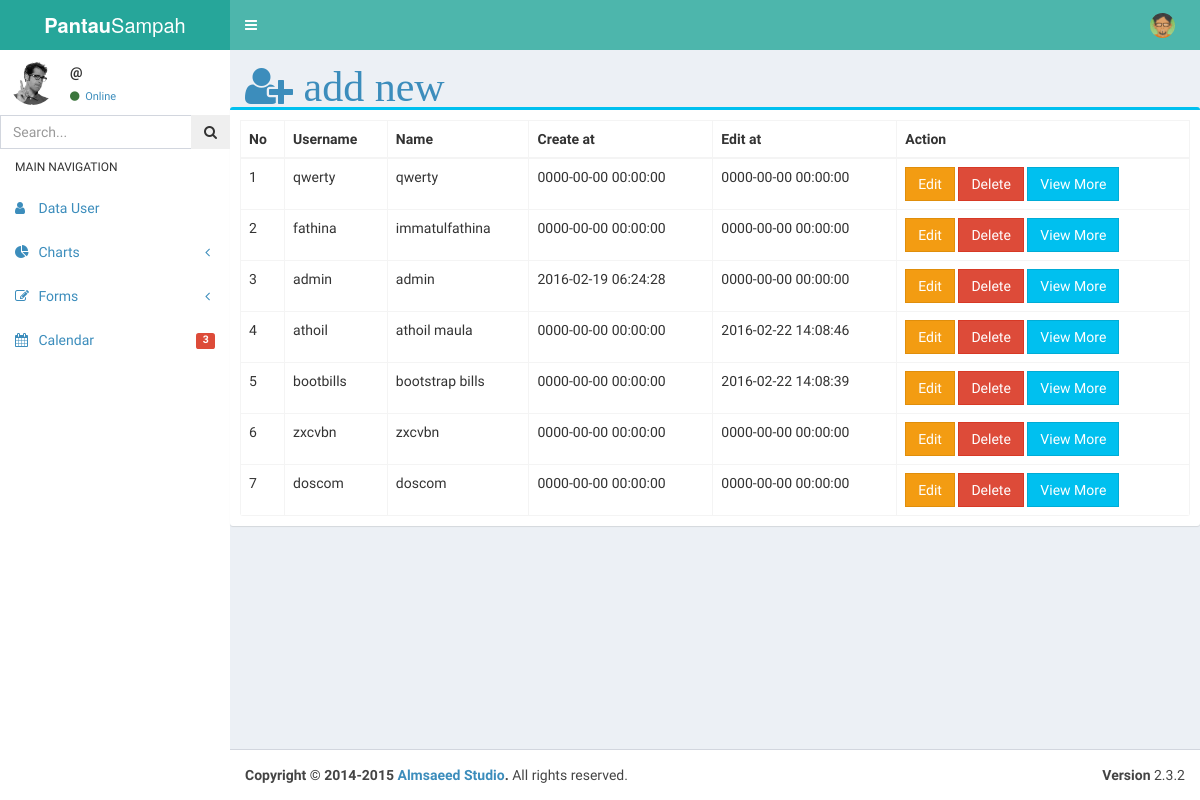
/index.php/crud, run on the app's committed database.
### tables this page shows
CREATE TABLE IF NOT EXISTS `user` (
  `id` int(11) NOT NULL AUTO_INCREMENT,
  `nama` varchar(50) NOT NULL,
  `username` varchar(50) NOT NULL,
  `password` varchar(50) NOT NULL,
  `email` varchar(50) NOT NULL,
  `bio` text NOT NULL,
  `born_date` date NOT NULL,
  `gender` varchar(8) DEFAULT NULL,
  `file` varchar(200) DEFAULT NULL,
  `ext` varchar(8) DEFAULT NULL,
  `input_total` double NOT NULL,
  `role_id` int(2) NOT NULL,
  `create_at` timestamp NOT NULL DEFAULT CURRENT_TIMESTAMP,
  `edit_at` timestamp NOT NULL DEFAULT '0000-00-00 00:00:00',
  PRIMARY KEY (`id`),
  KEY `role_id` (`role_id`)
);

### application/controllers/Crud.php (called while the page is built, shortened)
<?php
class crud extends CI_Controller
{
	function __construct()
	{
		$this->load->library('form_validation');
		$this->load->model('crudmodel');
	}
	public function index()
	{
		$data['get_data'] = $this->crudmodel->view();
		$this->load->view('templateadmin/tableuser', $data);
	}
}

### index.php (called while the page is built, shortened)
<?php
require_once BASEPATH.'core/CodeIgniter.php';

### application/models/Crudmodel.php (called while the page is built, shortened)
<?php
class crudmodel extends CI_Model
{
	public function view()
	{
		$query = $this->db->get('user');
		return $query->result();
	}
}

### application/views/templateadmin/tableuser.php (the view, shortened to what this page needs)
<?php $this->load->view('templateadmin/header'); ?>
<?php $this->load->view('templateadmin/sidebar') ?>
<div class="content-wrapper">
  <div class="content-header">
      <a href="<?php echo site_url('crud/add') ?>" class="fa fa-user-plus fa-3x"> add new</a>
  </div>
  <div class="box box-info">
            <div class="box-body">
              <div class="box-body table-responsive no-padding">
                <table class="table table-bordered table-hover">
                  <thead>
                  <tr>
                    <th>No</th>
                    <th>Username</th>
                    <th>Name</th>
                    <th>Create at</th>
                    <th>Edit at</th>
                    <th>Action</th>
                  </tr>
                  </thead>
                  <tbody>
                  <?php   $no = 0;
                          foreach ($get_data as $row) {
                          $no++;
                   ?>
					        <tr>
                    <td><?php echo $no ?></td>
					          <td><?php echo $row->username; ?></td>
					          <td><?php echo $row->nama; ?></td>
					          <td><?php echo $row->create_at; ?></td>
                    <td><?php echo $row->edit_at; ?></td>
					          <td>
					          	<a href="<?php echo site_url('crud/edit/'.$row->id);?>" class="btn btn-warning btn-flat">Edit</a>
					          	<a href="<?php echo site_url('crud/delete_user/'.$row->id);?>" id="delete" class="btn btn-danger btn-flat" onclick="return dodelete()">Delete</a>
                      <a href="<?php echo site_url('crud/viewmoreuser/'.$row->id); ?>" class="btn btn-info btn-flat">View More</a>
                    </td>
                    </tr>
					      <?php } ?>
                  </tbody>
                </table>
              </div>
            </div>
      </div>
    </div>
<?php $this->load->view('templateadmin/footer'); ?>

### application/views/templateadmin/header.php (shortened to what this page needs)
<!DOCTYPE html>
<html>
  <head>
    <link href="<?php echo base_url()?>asset/css/bootstrap.min.css" rel="stylesheet">
    <link href="<?php echo base_url()?>asset/css/tambahan.css" rel="stylesheet">
    <link href="https://maxcdn.bootstrapcdn.com/font-awesome/4.4.0/css/font-awesome.min.css" rel="stylesheet">
    <link rel="stylesheet" href="https://code.ionicframework.com/ionicons/2.0.1/css/ionicons.min.css">
    <link href="<?php echo base_url(); ?>asset/plugins/jvectormap/jquery-jvectormap-1.2.2.css"  rel="stylesheet" >
    <link href="<?php echo base_url(); ?>asset/css/AdminLTE.min.css"  rel="stylesheet" >
    <link href="<?php echo base_url(); ?>asset/css/skins/_all-skins.min.css"  rel="stylesheet" >
  </head>
  <body class="hold-transition skin-custom sidebar-mini">
    <div class="wrapper">
      <header class="main-header">
        <a href="#" class="logo">
          <span class="logo-lg"><b>Pantau</b>Sampah</span>
        </a>
        <nav class="navbar navbar-static-top" role="navigation">
          <a href="#" class="sidebar-toggle" data-toggle="offcanvas" role="button">
          </a>
          <div class="navbar-custom-menu">
            <ul class="nav navbar-nav">
              <li class="dropdown user user-menu">
                <a href="#" class="dropdown-toggle" data-toggle="dropdown">
                  <img src="<?php echo base_url(); ?>asset/img/avatar04.png" class="user-image" alt="User Image">
                </a>
              </li>
            </ul>
          </div>
        </nav>
      </header>

### application/views/templateadmin/sidebar.php (shortened to what this page needs)
<aside class="main-sidebar">
  <section class="sidebar">
    <div class="user-panel">
      <div class="pull-left image">
        <img src="dist/img/user2-160x160.jpg" class="img-circle" alt="User Image">
      </div>
      <div class="pull-left info">
        <p> @<?php echo $this->session->userdata('username') ?></p>
        <a href="#"><i class="fa fa-circle text-success"></i> Online</a>
      </div>
    </div>
    <form action="#" method="get" class="sidebar-form">
      <div class="input-group">
        <input type="text" name="q" class="form-control" placeholder="Search...">
            <span class="input-group-btn">
              <button type="submit" name="search" id="search-btn" class="btn btn-flat"><i class="fa fa-search"></i>
              </button>
            </span>
      </div>
    </form>
    <ul class="sidebar-menu">
      <li class="header">MAIN NAVIGATION</li>
      <li class="treeview">
        <a href="#">
          <i class="fa fa-user"></i>
          <span>Data User</span>
        </a>
      </li>
      <li class="treeview">
        <a href="#">
          <i class="fa fa-pie-chart"></i>
          <span>Charts</span>
          <i class="fa fa-angle-left pull-right"></i>
        </a>
      </li>
      <li class="treeview">
        <a href="#">
          <i class="fa fa-edit"></i> <span>Forms</span>
          <i class="fa fa-angle-left pull-right"></i>
        </a>
      </li>
      <li>
        <a href="pages/calendar.html">
          <i class="fa fa-calendar"></i> <span>Calendar</span>
          <small class="label pull-right bg-red">3</small>
        </a>
      </li>
    </ul>
  </section>
</aside>

### application/views/templateadmin/footer.php (shortened to what this page needs)
<footer class="main-footer">
    <div class="pull-right hidden-xs">
      <b>Version</b> 2.3.2
    </div>
    <strong>Copyright &copy; 2014-2015 <a href="http://almsaeedstudio.com">Almsaeed Studio</a>.</strong> All rights
    reserved.
  </footer>
</div>
</body>
</html>

### asset/css/tambahan.css (style rules this page uses)
.navbar-nav > li > a { color: white; text-decoration: none; }
.dropdown-toggle { color:#fff; }
.skin-custom .main-header .navbar .sidebar-toggle { color: #fff; }
.skin-custom .main-header .navbar { background-color: #4db6ac; }
.skin-custom .main-header .logo { background-color: #4db6ac; color: white; }

### application/views/templateadmin/header.php (style rules this page uses)
.skin-custom .main-header .navbar { background-color: #4db6ac; }
.skin-custom .main-header .logo { background-color: #26a69a; color: white; }

### data on the page
user: username "qwerty", nama "qwerty", create_at "0000-00-00 00:00:00", edit_at "0000-00-00 00:00:00"
user: username "fathina", nama "immatulfathina", create_at "0000-00-00 00:00:00", edit_at "0000-00-00 00:00:00"
user: username "admin", nama "admin", create_at "2016-02-19 06:24:28", edit_at "0000-00-00 00:00:00"
user: username "athoil", nama "athoil maula", create_at "0000-00-00 00:00:00", edit_at "2016-02-22 14:08:46"
user: username "bootbills", nama "bootstrap bills", create_at "0000-00-00 00:00:00", edit_at "2016-02-22 14:08:39"
user: username "zxcvbn", nama "zxcvbn", create_at "0000-00-00 00:00:00", edit_at "0000-00-00 00:00:00"
user: username "doscom", nama "doscom", create_at "0000-00-00 00:00:00", edit_at "0000-00-00 00:00:00"
